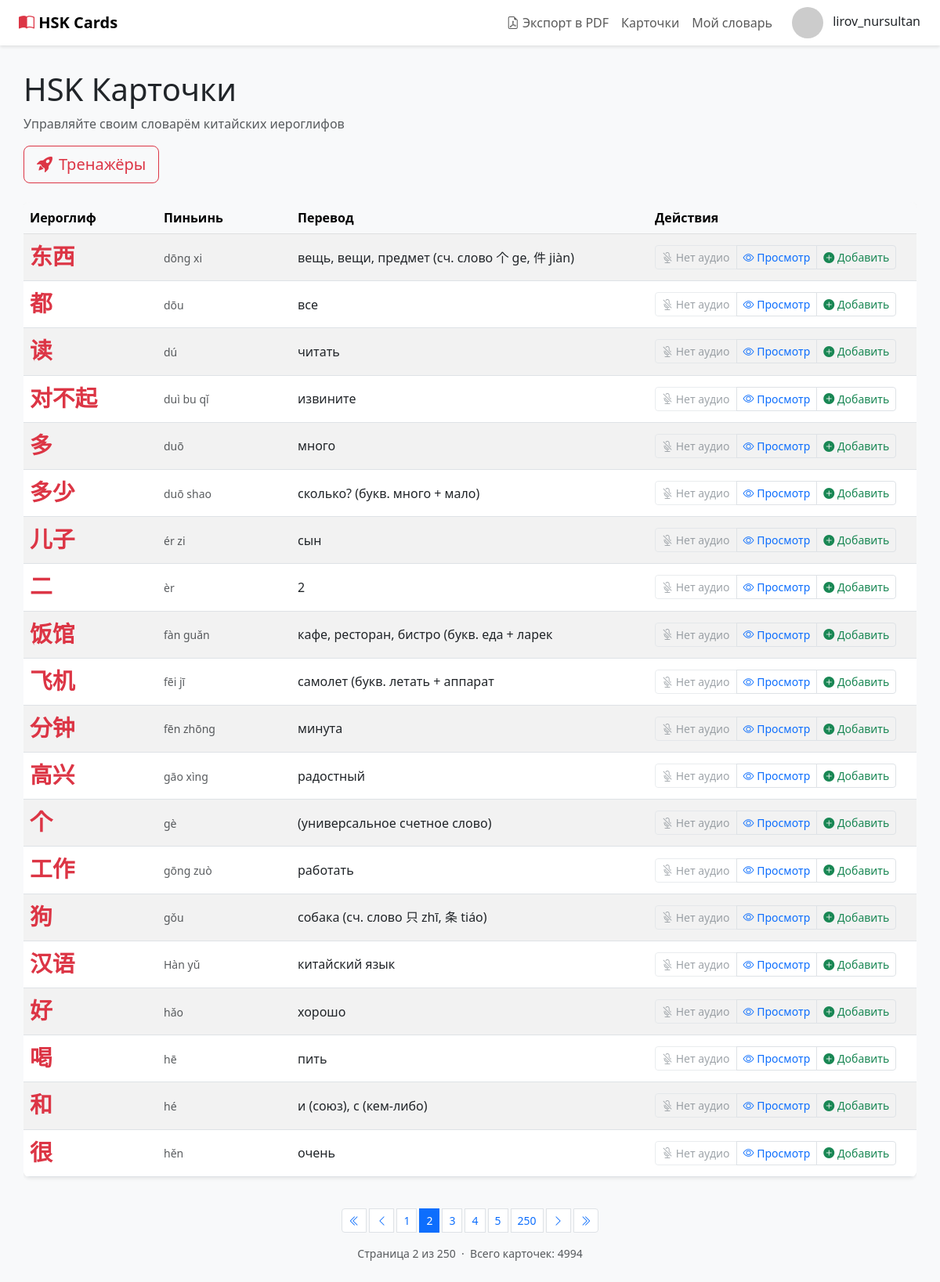
The app's page /?page=2 (signed in) with its own data.
### trainer/models.py (models this page shows, shortened)
class Card(models.Model):
    hieroglyph = models.CharField(max_length=255)
    translate = models.CharField(max_length=255)
    transcription = models.CharField(max_length=255)
    audio = models.FileField(upload_to='audio/', blank=True, null=True)

### trainer/views.py (the view)
# urls.py: path('', card_list, name='card_list'),
def card_list(request):
    cards = Card.objects.all()
    paginator = Paginator(cards, 20)
    page_number = request.GET.get('page', 1)
    try:
        page_obj = paginator.page(page_number)
    except PageNotAnInteger:
        page_obj = paginator.page(1)
    except EmptyPage:
        page_obj = paginator.page(1)
    context = {'page_obj': page_obj}
    if request.user.is_authenticated:
        user_dict = request.user.dictionary
        in_dict_ids = set(
            DictionaryCard.objects.filter(dictionary=user_dict)
                                  .values_list('card_id', flat=True)
        )
        context['in_dict_ids'] = in_dict_ids
    return render(request, 'trainer/card_list.html', context)

### trainer/templates/trainer/card_list.html (shortened to what this page needs)
{% extends '../base.html' %}
{% block content %}
<div class="container card-container">
    <div class="row mb-4">
        <div class="col-12">
            <h1 class="mb-2">HSK Карточки</h1>
            <p class="text-muted">Управляйте своим словарём китайских иероглифов</p>
        </div>
        <div class="col-auto">
            <a href="{% url 'trainers_home' %}" class="btn btn-outline-danger btn-lg">
                <i class="bi bi-rocket-takeoff-fill me-2"></i>Тренажёры
            </a>
        </div>
    </div>
    <div class="table-responsive">
        <table class="table table-hover table-striped align-middle">
            <thead class="table-light">
                <tr>
                    <th style="width: 15%;">Иероглиф</th>
                    <th style="width: 15%;">Пиньинь</th>
                    <th style="width: 40%;">Перевод</th>
                    <th style="width: 30%;">Действия</th>
                </tr>
            </thead>
            <tbody>
                {% for card in page_obj %}
                    <tr>
                        <td>
                            <div style="font-size: 1.8rem; font-weight: bold; color: #dc3545; font-family: 'SimHei', 'Microsoft YaHei', sans-serif;">
                                {{ card.hieroglyph }}
                            </div>
                        </td>
                        <td>
                            <small class="text-muted">{{ card.transcription }}</small>
                        </td>
                        <td>
                            <span>{{ card.translate }}</span>
                        </td>
                        <td>
                            <div class="btn-group" role="group">
                                {% if card.audio %}
                                    <button class="btn btn-sm btn-outline-danger"
                                            onclick="playAudio('{{ card.audio.url }}')"
                                            title="Слушать произношение">
                                        <i class="bi bi-play-circle"></i> Слушать
                                    </button>
                                {% else %}
                                    <button class="btn btn-sm btn-outline-secondary" disabled title="Аудио недоступно">
                                        <i class="bi bi-mic-mute"></i> Нет аудио
                                    </button>
                                {% endif %}
                                <button class="btn btn-sm btn-outline-primary"
                                        data-bs-toggle="modal"
                                        data-bs-target="#cardModal{{ card.id }}"
                                        title="Просмотреть детали">
                                    <i class="bi bi-eye"></i> Просмотр
                                </button>
                                <button class="btn btn-sm add-to-dictionary {% if card.id in in_dict_ids %}btn-outline-secondary disabled{% else %}btn-outline-success{% endif %}"
                                        data-card-id="{{ card.id }}"
                                        data-original-text='<i class="bi bi-plus-circle-fill"></i> Добавить'
                                        title="{% if card.id in in_dict_ids %}Уже в словаре{% else %}Добавить в словарь{% endif %}">
                                    {% if card.id in in_dict_ids %}
                                        <i class="bi bi-check-circle-fill"></i> Уже добавлено
                                    {% else %}
                                        <i class="bi bi-plus-circle-fill"></i> Добавить
                                    {% endif %}
                                </button>
                            </div>
                        </td>
                    </tr>
                {% endfor %}
            </tbody>
        </table>
    </div>
{% if page_obj.paginator.num_pages > 1 %}
<nav aria-label="Навигация по страницам" class="mt-4">
    <ul class="pagination pagination-sm justify-content-center flex-wrap gap-1">
        <li class="page-item {% if not page_obj.has_previous %}disabled{% endif %}">
            <a class="page-link" href="{% if page_obj.has_previous %}?page=1{% else %}#{% endif %}" title="Первая страница">
                <i class="bi bi-chevron-double-left"></i>
            </a>
        </li>
        <li class="page-item {% if not page_obj.has_previous %}disabled{% endif %}">
            <a class="page-link" href="{% if page_obj.has_previous %}?page={{ page_obj.previous_page_number }}{% else %}#{% endif %}">
                <i class="bi bi-chevron-left"></i>
            </a>
        </li>
        {% for num in page_obj.paginator.page_range %}
            {% if page_obj.number == num %}
                <li class="page-item active">
                    <span class="page-link">{{ num }}</span>
                </li>
            {% elif num >= page_obj.number|add:"-3" and num <= page_obj.number|add:"3" %}
                <li class="page-item">
                    <a class="page-link" href="?page={{ num }}">{{ num }}</a>
                </li>
            {% elif num == 1 or num == page_obj.paginator.num_pages %}
                <li class="page-item">
                    <a class="page-link" href="?page={{ num }}">{{ num }}</a>
                </li>
            {% endif %}
        {% endfor %}
        <li class="page-item {% if not page_obj.has_next %}disabled{% endif %}">
            <a class="page-link" href="{% if page_obj.has_next %}?page={{ page_obj.next_page_number }}{% else %}#{% endif %}">
                <i class="bi bi-chevron-right"></i>
            </a>
        </li>
        <li class="page-item {% if not page_obj.has_next %}disabled{% endif %}">
            <a class="page-link" href="{% if page_obj.has_next %}?page={{ page_obj.paginator.num_pages }}{% else %}#{% endif %}" title="Последняя страница">
                <i class="bi bi-chevron-double-right"></i>
            </a>
        </li>
    </ul>
    <p class="text-center text-muted small mt-2">
        Страница {{ page_obj.number }} из {{ page_obj.paginator.num_pages }}
        &nbsp;·&nbsp;
        Всего карточек: {{ page_obj.paginator.count }}
    </p>
</nav>
{% endif %}
</div>
{% endblock %}

### trainer/templates/base.html (shortened to what this page needs)
{% load static %}
<!DOCTYPE html>
<html lang="ru">
<head>
    <link href="https://cdnjs.cloudflare.com/ajax/libs/bootstrap/5.3.0/css/bootstrap.min.css" rel="stylesheet">
    <link href="https://cdnjs.cloudflare.com/ajax/libs/bootstrap-icons/1.11.0/font/bootstrap-icons.min.css" rel="stylesheet">
</head>
<body>
    <nav class="navbar navbar-expand-lg navbar-light bg-white">
        <div class="container-fluid px-4">
            <a class="navbar-brand fw-bold" href="{% url 'card_list' %}">
                <i class="bi bi-book-half" style="color: #dc3545;"></i>
                HSK Cards
            </a>
            <div class="collapse navbar-collapse" id="navbarNav">
                <ul class="navbar-nav ms-auto">
                    <li class="nav-item">
                        <a class="nav-link" href="{% url 'my_cards_pdf' %}">
                            <i class="bi bi-file-earmark-pdf"></i> Экспорт в PDF
                        </a>
                    </li>
                    <li class="nav-item">
                        <a class="nav-link" href="{% url 'card_list' %}">Карточки</a>
                    </li>
                    {% if user.is_authenticated %}
                    <li class="nav-item">
                        <a class="nav-link" href="{% url 'my_cards' %}">Мой словарь</a>
                    </li>
                    {% endif %}
                </ul>
            </div>
            <div class="d-flex align-items-center ms-3">
                {% if user.is_authenticated %}
                    <div class="dropdown">
                        <button class="btn btn-link p-0 text-decoration-none" type="button" data-bs-toggle="dropdown">
                            <img src="https://ui-avatars.com/api/?name={{ user.username }}&background=dc3545&color=fff" alt="{{ user.username }}" class="avatar">
                            <span class="ms-2 text-dark">{{ user.username }}</span>
                        </button>
                    </div>
                {% else %}
                    <a href="{% url 'accounts:login' %}" class="btn btn-danger btn-sm ms-2">Вход</a>
                    <a href="{% url 'accounts:register' %}" class="btn btn-outline-danger btn-sm ms-2">Регистрация</a>
                {% endif %}
            </div>
        </div>
    </nav>
    {% block content %}{% endblock %}
</body>
</html>

### trainer/templates/base.html (style rules this page uses)
body { background-color: #f8f9fa; }
.navbar { box-shadow: 0 2px 4px rgba(0,0,0,0.1); }
.card-container { padding: 2rem 0; }
.avatar { width: 40px; height: 40px; border-radius: 50%; object-fit: cover; }

### trainer/templates/trainer/card_list.html (style rules this page uses)
.table { background-color: #fff; border-radius: 8px; overflow: hidden; box-shadow: 0 2px 4px rgba(0,0,0,0.08); }
.table thead { background-color: #f8f9fa; font-weight: 600; color: #495057; }
.btn-group .btn { border-color: #dee2e6; }

### records on screen
Card: hieroglyph "东西", transcription "dōng xi", translate "вещь, вещи, предмет (сч. слово 个 ge, 件 jiàn)", audio "Нет аудио", shows "Добавить"
Card: hieroglyph "都", transcription "dōu", translate "все", audio "Нет аудио", shows "Добавить"
Card: hieroglyph "读", transcription "dú", translate "читать", audio "Нет аудио", shows "Добавить"
Card: hieroglyph "对不起", transcription "duì bu qǐ", translate "извините", audio "Нет аудио", shows "Добавить"
Card: hieroglyph "多", transcription "duō", translate "много", audio "Нет аудио", shows "Добавить"
Card: hieroglyph "多少", transcription "duō shao", translate "сколько? (букв. много + мало)", audio "Нет аудио", shows "Добавить"
Card: hieroglyph "儿子", transcription "ér zi", translate "сын", audio "Нет аудио", shows "Добавить"
Card: hieroglyph "二", transcription "èr", translate "2", audio "Нет аудио", shows "Добавить"
Card: hieroglyph "饭馆", transcription "fàn guǎn", translate "кафе, ресторан, бистро (букв. еда + ларек", audio "Нет аудио", shows "Добавить"
Card: hieroglyph "飞机", transcription "fēi jī", translate "самолет (букв. летать + аппарат", audio "Нет аудио", shows "Добавить"
Card: hieroglyph "分钟", transcription "fēn zhōng", translate "минута", audio "Нет аудио", shows "Добавить"
Card: hieroglyph "高兴", transcription "gāo xìng", translate "радостный", audio "Нет аудио", shows "Добавить"
Card: hieroglyph "个", transcription "gè", translate "(универсальное счетное слово)", audio "Нет аудио", shows "Добавить"
Card: hieroglyph "工作", transcription "gōng zuò", translate "работать", audio "Нет аудио", shows "Добавить"
Card: hieroglyph "狗", transcription "gǒu", translate "собака (сч. слово 只 zhī, 条 tiáo)", audio "Нет аудио", shows "Добавить"
Card: hieroglyph "汉语", transcription "Hàn yǔ", translate "китайский язык", audio "Нет аудио", shows "Добавить"
Card: hieroglyph "好", transcription "hǎo", translate "хорошо", audio "Нет аудио", shows "Добавить"
Card: hieroglyph "喝", transcription "hē", translate "пить", audio "Нет аудио", shows "Добавить"
Card: hieroglyph "和", transcription "hé", translate "и (союз), с (кем-либо)", audio "Нет аудио", shows "Добавить"
Card: hieroglyph "很", transcription "hěn", translate "очень", audio "Нет аудио", shows "Добавить"

### other values on screen
{{ user.username }} "lirov_nursultan"
{{ num }} "1" "3" "4" "5"
{{ num }} "2"
{{ num }} "250"
{{ page_obj.number }} "2"
{{ page_obj.paginator.num_pages }} "250"
{{ page_obj.paginator.count }} "4994"
